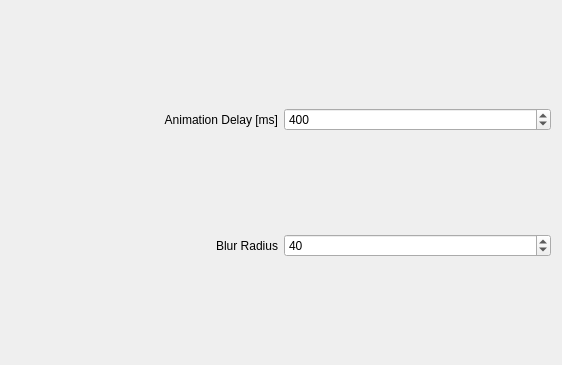
<?xml version="1.0" encoding="UTF-8"?>
<ui version="4.0">
 <class>ActiveBlurConfigForm</class>
 <widget class="QWidget" name="ActiveBlurConfigForm">
  <property name="geometry">
   <rect>
    <x>0</x>
    <y>0</y>
    <width>562</width>
    <height>365</height>
   </rect>
  </property>
  <layout class="QGridLayout" name="gridLayout">
   <item row="2" column="0">
    <widget class="QLabel" name="label_4">
     <property name="text">
      <string>Blur Radius</string>
     </property>
     <property name="alignment">
      <set>Qt::AlignRight|Qt::AlignTrailing|Qt::AlignVCenter</set>
     </property>
    </widget>
   </item>
   <item row="1" column="1">
    <widget class="QSpinBox" name="kcfg_Duration">
     <property name="minimum">
      <number>100</number>
     </property>
     <property name="maximum">
      <number>60000</number>
     </property>
     <property name="singleStep">
      <number>100</number>
     </property>
     <property name="value">
      <number>400</number>
     </property>
    </widget>
   </item>
   <item row="1" column="0">
    <widget class="QLabel" name="label">
     <property name="text">
      <string>Animation Delay [ms]</string>
     </property>
     <property name="alignment">
      <set>Qt::AlignRight|Qt::AlignTrailing|Qt::AlignVCenter</set>
     </property>
    </widget>
   </item>
   <item row="3" column="1">
    <layout class="QHBoxLayout" name="horizontalLayout"/>
   </item>
   <item row="2" column="1">
    <widget class="QSpinBox" name="kcfg_BlurRadius">
     <property name="minimum">
      <number>1</number>
     </property>
     <property name="maximum">
      <number>100</number>
     </property>
     <property name="value">
      <number>40</number>
     </property>
    </widget>
   </item>
  </layout>
 </widget>
 <resources/>
 <connections/>
</ui>
